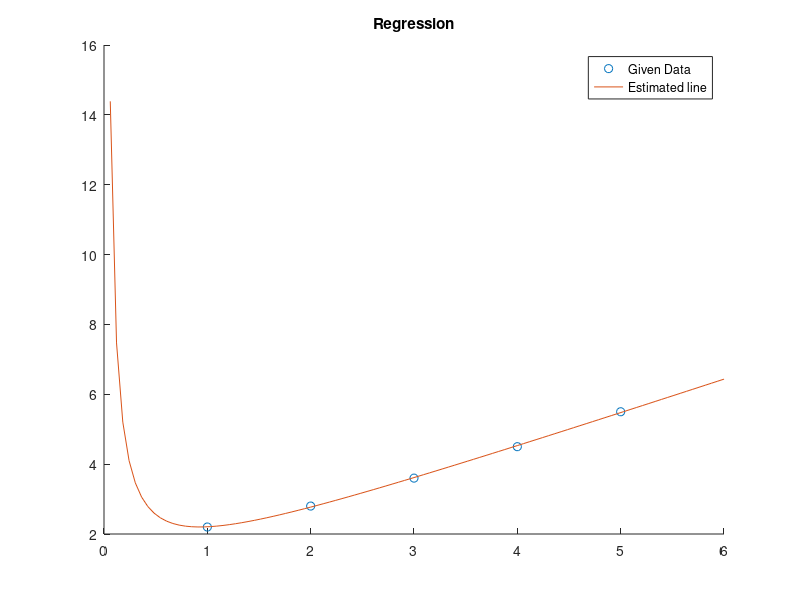

Source code (MATLAB):
clear;
close all;
format long;

X = [1 2 3 4 5]';
Y = [2.2 2.8 3.6 4.5 5.5]';
n = length(X);

Z = [ones(n, 1) X 1./X];
A = inv(Z'*Z)*Z'*Y;

% y = a + bx + c/x
func = @(x) A(1) + A(2).*x + A(3)./x;

% Conpute coefficient of determination
avg_Y = mean(Y);
St = sum((Y - avg_Y).^2);
Sr = sum((Y-func(X)).^2);
r2 = (St - Sr) / St;

% Conpute average error 
avg_error = 1 / n * St;

% Plot the figure
hold on;
% Plot points
plot(X, Y, 'o');
% Plot the estimated line
x = linspace(min(X) - 1, max(X) + 1, 100);
plot(x, func(x));
% Config of figure
title('Regression');
legend('Given Data', 'Estimated line');